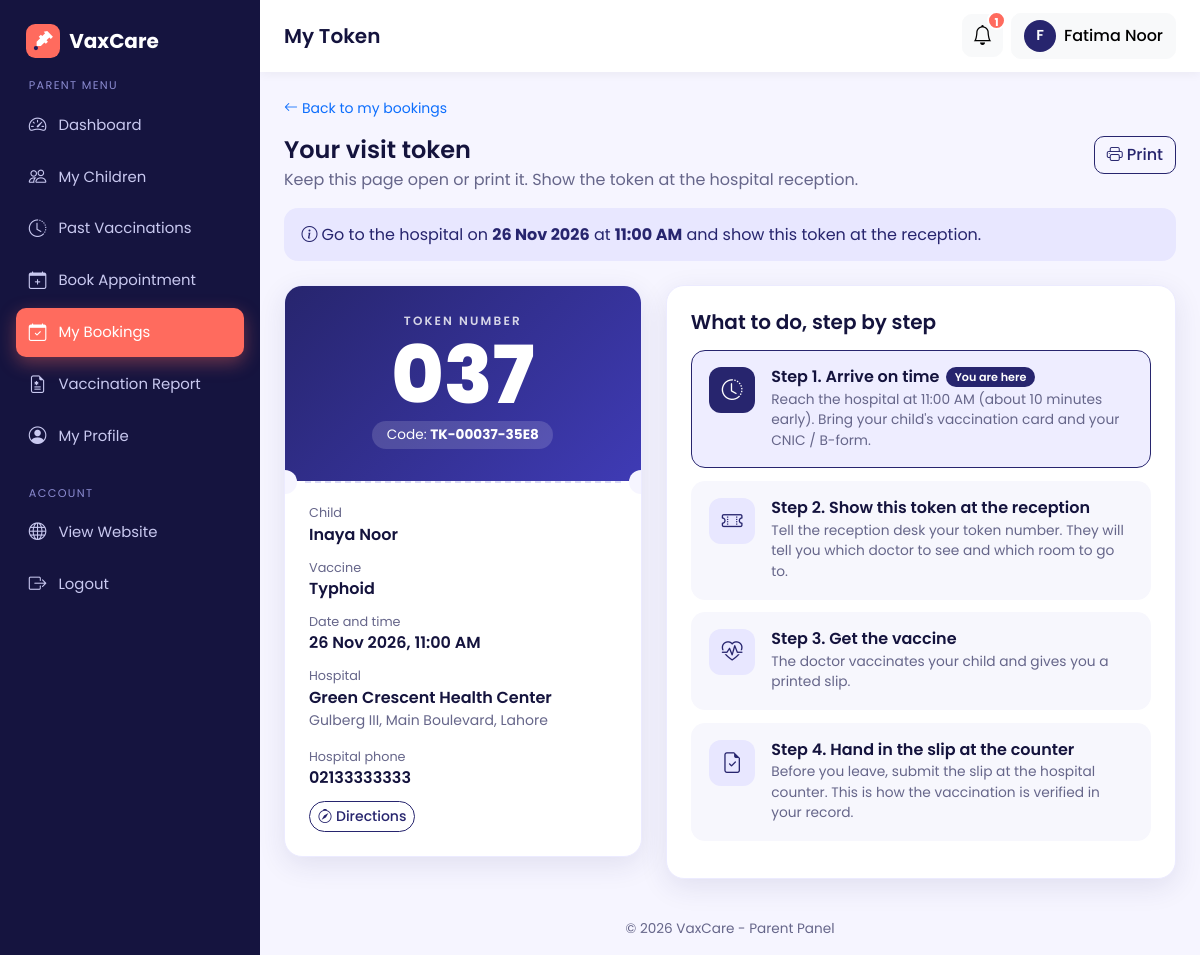
The app's page /parent/token.php?id=37 (signed in) with its own data.
### tables this page shows
CREATE TABLE bookings (
  id INT AUTO_INCREMENT PRIMARY KEY,
  child_id INT NOT NULL,
  parent_id INT NOT NULL,
  hospital_id INT NOT NULL,
  vaccine_id INT NOT NULL,
  appointment_date DATE NOT NULL,
  appointment_time TIME NOT NULL,
  approval_status ENUM('pending','approved','rejected') NOT NULL DEFAULT 'pending',
  vaccination_status ENUM('pending','vaccinated','not_vaccinated') NOT NULL DEFAULT 'pending',
  created_at TIMESTAMP DEFAULT CURRENT_TIMESTAMP,
  FOREIGN KEY (child_id)    REFERENCES children(id)  ON DELETE CASCADE,
  FOREIGN KEY (parent_id)   REFERENCES users(id)     ON DELETE CASCADE,
  FOREIGN KEY (hospital_id) REFERENCES hospitals(id) ON DELETE CASCADE,
  FOREIGN KEY (vaccine_id)  REFERENCES vaccines(id)  ON DELETE CASCADE
);

CREATE TABLE children (
  id INT AUTO_INCREMENT PRIMARY KEY,
  parent_id INT NOT NULL,
  name VARCHAR(100) NOT NULL,
  dob DATE NOT NULL,
  gender ENUM('male','female') NOT NULL,
  blood_group VARCHAR(5),
  FOREIGN KEY (parent_id) REFERENCES users(id) ON DELETE CASCADE
);

CREATE TABLE vaccines (
  id INT AUTO_INCREMENT PRIMARY KEY,
  vaccine_name VARCHAR(120) NOT NULL,
  description VARCHAR(255),
  recommended_age VARCHAR(50),               
  recommended_age_days INT NOT NULL DEFAULT 0,
  availability ENUM('available','unavailable') NOT NULL DEFAULT 'available'
);

CREATE TABLE hospitals (
  id INT AUTO_INCREMENT PRIMARY KEY,
  user_id INT NULL,                          
  hospital_name VARCHAR(150) NOT NULL,
  address VARCHAR(255) NOT NULL,
  location VARCHAR(100) NOT NULL,            
  phone VARCHAR(20),
  license_no VARCHAR(60) NULL,                       
  contact_email VARCHAR(120) NULL,                   
  latitude DECIMAL(10,7) NULL,                       
  longitude DECIMAL(10,7) NULL,
  invite_token VARCHAR(64) NULL,                     
  FOREIGN KEY (user_id) REFERENCES users(id) ON DELETE SET NULL,
  UNIQUE KEY uniq_invite (invite_token)
);

### parent/token.php (the view, shortened to what this page needs)
<?php
require_once __DIR__ . '/../config/db.php';
$id       = (int)($_GET['id'] ?? 0);
$parentId = (int)$_SESSION['user_id'];
$stmt = $pdo->prepare(
    "SELECT b.*, c.name AS child_name, v.vaccine_name, h.hospital_name, h.address, h.location, h.phone AS hospital_phone
     FROM bookings b
     JOIN children  c ON c.id = b.child_id
     JOIN vaccines  v ON v.id = b.vaccine_id
     JOIN hospitals h ON h.id = b.hospital_id
     WHERE b.id = ? AND b.parent_id = ? AND b.approval_status = 'approved'"
);
$stmt->execute([$id, $parentId]);
$b = $stmt->fetch();
$tokenNo  = token_number($pdo, $b);
$code     = token_code($b['id']);
$dateTxt  = format_date($b['appointment_date']);
$timeTxt  = date('h:i A', strtotime($b['appointment_time']));
$done     = $b['vaccination_status'] === 'vaccinated';
$missed   = $b['vaccination_status'] === 'not_vaccinated';
$isToday  = $b['appointment_date'] === date('Y-m-d');
$isPast   = $b['appointment_date'] < date('Y-m-d');
$current  = $done ? 5 : ($isToday ? 2 : 1);
$steps = [
    [1, 'bi-clock-history',        'Arrive on time',               'Reach the hospital at ' . $timeTxt . ' (about 10 minutes early). Bring your child\'s vaccination card and your CNIC / B-form.'],
    [2, 'bi-ticket-perforated',    'Show this token at the reception', 'Tell the reception desk your token number. They will tell you which doctor to see and which room to go to.'],
    [3, 'bi-heart-pulse',          'Get the vaccine',              'The doctor vaccinates your child and gives you a printed slip.'],
    [4, 'bi-file-earmark-check',   'Hand in the slip at the counter', 'Before you leave, submit the slip at the hospital counter. This is how the vaccination is verified in your record.'],
];
require_once __DIR__ . '/../includes/parent_header.php';
?>
<div class="tk-noprint mb-3">
  <a href="<?= BASE_URL ?>/parent/my_bookings.php?status=approved" class="text-decoration-none small"><i class="bi bi-arrow-left me-1"></i>Back to my bookings</a>
</div>
<div class="d-flex flex-wrap justify-content-between align-items-start gap-2 mb-3">
  <div>
    <h4 class="mb-1">Your visit token</h4>
    <p class="text-muted mb-0">Keep this page open or print it. Show the token at the hospital reception.</p>
  </div>
  <button type="button" class="btn btn-outline-primary tk-noprint" onclick="window.print()"><i class="bi bi-printer me-1"></i>Print</button>
</div>
<div class="tk-alert mb-4">
  <?php if ($done): ?>
    <i class="bi bi-check-circle-fill me-1"></i>This vaccination is <strong>completed</strong> and saved in your child's record.
  <?php elseif ($missed): ?>
    <i class="bi bi-exclamation-circle me-1"></i>This visit was marked as <strong>not vaccinated</strong>. Please book a new appointment.
  <?php elseif ($isPast): ?>
    <i class="bi bi-hourglass-split me-1"></i>The appointment date has passed. The hospital has not updated the result yet.
  <?php else: ?>
    <i class="bi bi-info-circle me-1"></i>Go to the hospital on <strong><?= e($dateTxt) ?></strong> at <strong><?= e($timeTxt) ?></strong> and show this token at the reception.
  <?php endif; ?>
</div>
<div class="row g-4">
  <div class="col-lg-5">
    <div class="tk-card tk-ticket">
      <div class="tk-top">
        <div class="tk-label">TOKEN NUMBER</div>
        <div class="tk-num"><?= e($tokenNo) ?></div>
        <div class="tk-code">Code: <strong><?= e($code) ?></strong></div>
      </div>
      <div class="tk-cut"></div>
      <div class="tk-info">
        <div class="k">Child</div>          <div class="v"><?= e($b['child_name']) ?></div>
        <div class="k">Vaccine</div>        <div class="v"><?= e($b['vaccine_name']) ?></div>
        <div class="k">Date and time</div>  <div class="v"><?= e($dateTxt) ?>, <?= e($timeTxt) ?></div>
        <div class="k">Hospital</div>
        <div class="v mb-0"><?= e($b['hospital_name']) ?></div>
        <div class="small text-muted mb-3"><?= e($b['address'] . ', ' . $b['location']) ?></div>
        <?php if (!empty($b['hospital_phone'])): ?>
          <div class="k">Hospital phone</div><div class="v"><?= e($b['hospital_phone']) ?></div>
        <?php endif; ?>
        <a class="btn btn-sm btn-outline-primary btn-pill tk-noprint" target="_blank" rel="noopener noreferrer"
           href="https://www.google.com/maps/search/?api=1&amp;query=<?= e(rawurlencode($b['hospital_name'] . ', ' . $b['address'] . ', ' . $b['location'])) ?>">
          <i class="bi bi-compass me-1"></i>Directions
        </a>
      </div>
    </div>
  </div>
  <div class="col-lg-7">
    <div class="tk-card p-4 h-100">
      <h5 class="mb-3">What to do, step by step</h5>
      <?php foreach ($steps as [$n, $icon, $title, $text]):
          $cls = $n < $current ? 'done' : ($n === $current ? 'current' : ''); ?>
        <div class="tk-step <?= $cls ?>">
          <div class="ic"><i class="bi <?= $cls === 'done' ? 'bi-check-lg' : $icon ?>"></i></div>
          <div>
            <h6>Step <?= $n ?>. <?= e($title) ?><?php if ($cls === 'current'): ?><span class="tk-here">You are here</span><?php endif; ?></h6>
            <p><?= e($text) ?></p>
          </div>
        </div>
      <?php endforeach; ?>
    </div>
  </div>
</div>
<?php require_once __DIR__ . '/../includes/parent_footer.php'; ?>

### assets/css/style.css (style rules this page uses)
:root { --brand: #27256e; --brand-dark: #1c1b57; --brand-light: #e8e7ff; --accent: #2563eb; --bg: #f6f5ff; --text: #1f2937; --muted: #6b7280; --radius: 14px; --shadow: 0 6px 24px rgba(39,37,110, 0.10); --bs-primary: #27256e; --bs-primary-rgb: 39, 37, 110; --bs-link-color: #27256e; --bs-link-hover-color: #1c1b57; --bs-body-font-family: 'Poppins', system-ui, sans-serif; --bs-body-color: var(--text); }
html { scroll-behavior: smooth; }
body { font-family: 'Poppins', system-ui, sans-serif; background: var(--bg); color: var(--text); min-height: 100vh; display: flex; flex-direction: column; }
h1, h2, h3, h4, h5, h6 { font-weight: 600; color: #0f172a; }
.text-muted { color: var(--muted) !important; }
.btn { border-radius: 10px; font-weight: 500; transition: all .2s ease; }
.btn-outline-primary { --bs-btn-color: var(--brand); --bs-btn-border-color: var(--brand); --bs-btn-hover-bg: var(--brand); --bs-btn-hover-border-color: var(--brand); --bs-btn-active-bg: var(--brand); --bs-btn-active-border-color: var(--brand); }
body.admin-body { display: block; background: var(--bg); }
:root { --bs-primary-bg-subtle: #e8e7ff; --bs-primary-text-emphasis: #27256e; }
html { scroll-padding-top: 80px; }
:root { --brand: #27256e; --brand-dark: #1c1b57; --brand-light: #e8e7ff; --indigo: #4b47d1; --coral: #ff6b5e; --coral-dark: #e9554a; --teal: #2a9df4; --bg: #f6f5ff; --text: #14133d; --muted: #66668a; --navy-deep: #15143f; --shadow: 0 8px 28px rgba(39,37,110,.10); --bs-primary: #27256e; --bs-primary-rgb: 39, 37, 110; --bs-link-color: #27256e; --bs-link-hover-color: #1c1b57; --bs-primary-bg-subtle: #e8e7ff; --bs-primary-text-emphasis: #27256e; --bs-body-color: #14133d; }
h1, h2, h3, h4, h5, h6 { color: var(--text); }
.btn-pill { border-radius: 999px; }
:root { --teal: #2a9df4; --bs-success: #4b47d1; --bs-success-rgb: 75, 71, 209; --bs-success-bg-subtle: #e8e7ff; --bs-success-border-subtle: #c9c7ff; --bs-success-text-emphasis: #27256e; --bs-danger: #e5484d; --bs-danger-rgb: 229, 72, 77; --bs-danger-bg-subtle: #ffe6e7; --bs-danger-border-subtle: #ffc9cb; --bs-danger-text-emphasis: #8f1d22; --bs-info: #2a9df4; --bs-info-rgb: 42, 157, 244; --bs-info-bg-subtle: #e3f3ff; --bs-info-border-subtle: #b9e0fc; --bs-info-text-emphasis: #0c5a96; }
.btn { font-weight: 500; }

### parent/token.php (style rules this page uses)
.tk-card { background: #fff; border-radius: 18px; box-shadow: var(--shadow); border: 1px solid #ecebff; }
.tk-ticket { position: relative; overflow: hidden; }
.tk-ticket .tk-top { background: linear-gradient(135deg, var(--brand), #3f3bb5); color: #fff; text-align: center; padding: 1.6rem 1rem 2rem; }
.tk-ticket .tk-label { letter-spacing: .18em; font-size: .75rem; opacity: .8; font-weight: 600; }
.tk-ticket .tk-num { font-size: 5rem; font-weight: 800; line-height: 1; margin: .35rem 0; }
.tk-ticket .tk-code { display: inline-block; background: rgba(255,255,255,.15); border-radius: 999px; padding: .25rem .9rem; font-size: .85rem; }
.tk-ticket .tk-cut { height: 0; border-top: 2px dashed #dcdcf7; margin: 0 1.25rem; position: relative; }
.tk-ticket .tk-cut::before, .tk-ticket .tk-cut::after { content: ''; position: absolute; top: -13px; width: 24px; height: 24px; border-radius: 50%; background: var(--bg); }
.tk-ticket .tk-cut::before { left: -32px; }
.tk-ticket .tk-cut::after { right: -32px; }
.tk-info { padding: 1.25rem 1.5rem 1.5rem; }
.tk-info .k { font-size: .8rem; color: var(--muted); }
.tk-info .v { font-weight: 600; margin-bottom: .7rem; color: var(--text); }
.tk-step { display: flex; gap: 1rem; padding: 1rem 1.1rem; border-radius: 14px; background: #f7f7fd; border: 1px solid transparent; margin-bottom: .8rem; }
.tk-step .ic { width: 46px; height: 46px; flex-shrink: 0; border-radius: 12px; display: grid; place-items: center; background: var(--brand-light); color: var(--brand); font-size: 1.3rem; }
.tk-step h6 { margin: 0 0 .2rem; font-weight: 600; }
.tk-step p { margin: 0; font-size: .86rem; color: var(--muted); }
.tk-step.current { background: #eeedff; border-color: var(--brand); }
.tk-step.current .ic { background: var(--brand); color: #fff; }
.tk-here { background: var(--brand); color: #fff; font-size: .7rem; padding: .15rem .55rem; border-radius: 999px; margin-left: .4rem; vertical-align: middle; }
.tk-alert { background: var(--brand-light); color: var(--brand); border-radius: 14px; padding: .9rem 1.1rem; }

### records on screen
bookings: appointment_date "26 Nov 2026", appointment_time "11:00 AM", id "037", id "TK-00037-35E8", child.name "Inaya Noor", vaccine.vaccine_name "Typhoid", hospital.hospital_name "Green Crescent Health Center", hospital.location "Gulberg III, Main Boulevard, Lahore", hospital.phone "02133333333", vaccination_status "pending" (drawn)

### other values on screen
APP_NAME "VaxCare"
$label "Dashboard"
$label "My Children"
$label "Past Vaccinations"
$label "Book Appointment"
$label "My Bookings"
$label "Vaccination Report"
$label "My Profile"
$pageTitle "My Token"
$notifCount "1"
mb_strtoupper(mb_substr($_SESSION['name'] ?? 'P', 0, 1)) "F"
$_SESSION['name'] "Fatima Noor"
$n "1"
$title "Arrive on time"
$text "Reach the hospital at 11:00 AM (about 10 minutes early). Bring your child's vaccination card and your CNIC / B-form."
